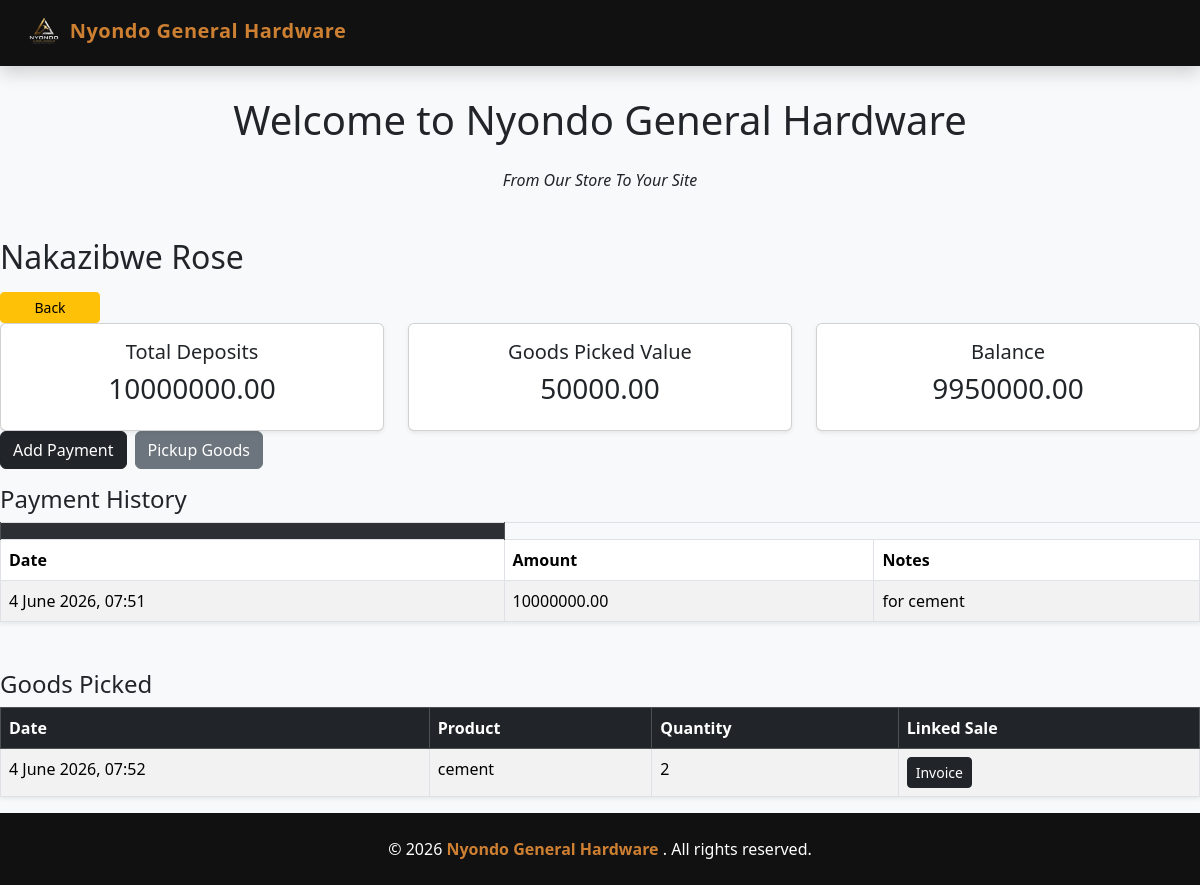
Screenshot of /scheme/customer/7/ with the database file from the repository.
### schemeapp/models.py (models this page shows, shortened)
class SchemeCustomer(models.Model):
    full_name = models.CharField(max_length=150)
    nin_number = models.CharField(max_length=30, unique=True)
    phone_number = models.CharField(max_length=20)
    address = models.TextField()
    occupation = models.CharField(max_length=100, default="Salary Earner")
    date_registered = models.DateTimeField(auto_now_add=True)

class SchemePayment(models.Model):
    customer = models.ForeignKey(SchemeCustomer, on_delete=models.CASCADE)
    amount_paid = models.DecimalField(max_digits=12, decimal_places=2)
    payment_date = models.DateTimeField(auto_now_add=True)
    notes = models.TextField(blank=True)

class SchemeGoodsPickup(models.Model):
    customer = models.ForeignKey(SchemeCustomer, on_delete=models.CASCADE)
    product = models.ForeignKey(Product, on_delete=models.CASCADE)
    quantity_taken = models.PositiveIntegerField()
    linked_sale = models.ForeignKey(Sales, on_delete=models.SET_NULL, null=True, blank=True)
    pickup_date = models.DateTimeField(auto_now_add=True)

### salesapp/models.py (models this page shows, shortened)
class Product(models.Model):
    category_name = models.ForeignKey(Category, on_delete=models.CASCADE)
    product_name = models.CharField(max_length=100)
    unit_price = models.DecimalField(max_digits=100, decimal_places=2, default=0)
    selling_price = models.DecimalField(max_digits=100, decimal_places=2, default=0)
    description = models.TextField(blank=True)

### schemeapp/views.py (the view)
# urls.py: path("customer/<int:customer_id>/", views.customer_scheme_detail, name="customer_scheme_detail"),
def customer_scheme_detail(request, customer_id):
    customer = get_object_or_404(SchemeCustomer, id=customer_id)
    payments = SchemePayment.objects.filter(customer=customer)
    pickups = SchemeGoodsPickup.objects.filter(customer=customer).select_related(
        "product",
        "linked_sale"
    )
    total_paid = sum(payment.amount_paid for payment in payments)
    total_goods_value = sum(
        pickup.linked_sale.total_price
        for pickup in pickups
        if pickup.linked_sale
    )
    balance = total_paid - total_goods_value
    return render(request, "customer_scheme_details.html", {
        "customer": customer,
        "payments": payments,
        "pickups": pickups,
        "total_paid": total_paid,
        "total_goods_value": total_goods_value,
        "balance": balance,
    })

### schemeapp/templates/customer_scheme_details.html
{% extends "base.html" %}
{% block content %}
<h2 class = "mb-3">
    {{customer.full_name}}
</h2>
<a href="{% url 'scheme_customer_list' %}" class="btn btn-warning btn-sm px-2 col-1">Back</a>
<div class = "row md-4">
<div class="col-md-4">
        <div class="card shadow-sm">
            <div class="card-body text-center">
                <h5>Total Deposits</h5>
                <h3>
                    {{ total_paid|floatformat:2 }}
                </h3>
            </div>
        </div>
    </div>
    <div class="col-md-4">
        <div class="card shadow-sm">
            <div class="card-body text-center">
                <h5>Goods Picked Value</h5>
                <h3>
                    {{ total_goods_value|floatformat:2 }}
                </h3>
            </div>
        </div>
    </div>
    <div class="col-md-4">
        <div class="card shadow-sm">
            <div class="card-body text-center">
                <h5>Balance</h5>
                <h3>
                    {{ balance|floatformat:2 }}
                </h3>
            </div>
        </div>
    </div>
</div>
<div class="d-flex gap-2 mb-3">
    <a href="{% url 'record_scheme_payment' customer.id %}"
       class="btn btn-dark">
        Add Payment
    </a>
    <a href="{% url 'scheme_goods_pickup' customer.id %}"
       class="btn btn-secondary">
        Pickup Goods
    </a>
</div>
<h4>Payment History</h4>
<table class="table table-bordered table-striped shadow-sm mb-5 ">
    <th class="table-dark">
        <tr>
            <th>Date</th>
            <th>Amount</th>
            <th>Notes</th>
        </tr>
    </th>
    <tbody>
        {% for payment in payments %}
        <tr>
            <td>{{ payment.payment_date|date:"j F Y, H:i" }}</td>
            <td>
                {{ payment.amount_paid|floatformat:2 }}
            </td>
            <td>{{ payment.notes }}</td>
        </tr>
        {% empty %}
        <tr>
            <td colspan="3" class="text-center">
                No payments recorded.
            </td>
        </tr>
        {% endfor %}
    </tbody>
</table>
<h4>Goods Picked</h4>
<table class="table table-bordered table-striped shadow-sm">
    <thead class="table-dark">
        <tr>
            <th>Date</th>
            <th>Product</th>
            <th>Quantity</th>
            <th>Linked Sale</th>
        </tr>
    </thead>
    <tbody>
        {% for pickup in pickups %}
        <tr>
            <td>{{ pickup.pickup_date|date:"j F Y, H:i" }}</td>
            <td>{{ pickup.product.product_name }}</td>
            <td>{{ pickup.quantity_taken }}</td>
            <td>
                {% if pickup.linked_sale %}
                    <a href="{% url 'invoice' pickup.linked_sale.id %}"
                       class="btn btn-dark btn-sm">
                        Invoice
                    </a>
                {% endif %}
            </td>
        </tr>
        {% empty %}
        <tr>
            <td colspan="4" class="text-center">
                No goods picked yet.
            </td>
        </tr>
        {% endfor %}
    </tbody>
</table>
{% endblock %}

### templates/base.html (style rules this page uses)
:root { --black: #111111; --bronze: #cd7f32; --white: #ffffff; --light-bg: #f8f9fa; }
body { background-color: var(--light-bg); min-height: 100vh; display: flex; flex-direction: column; }

### rows the page displays
SchemeCustomer: full_name "Nakazibwe Rose"
SchemePayment: payment_date "4 June 2026, 07:51", amount_paid "10000000.00", notes "for cement"
SchemeGoodsPickup: pickup_date "4 June 2026, 07:52", product.product_name "cement", quantity_taken "2", shows "Invoice"

### other values shown
{{ total_paid|floatformat:2 }} "10000000.00"
{{ total_goods_value|floatformat:2 }} "50000.00"
{{ balance|floatformat:2 }} "9950000.00"
